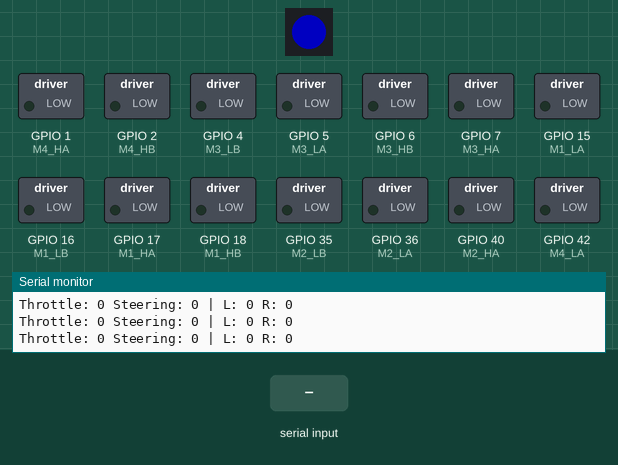
The program below on a simulated ESP32-S3. Parts: 1 RGB LEDs in strip order, left to right, switched loads named in the program (green lamp = pin HIGH), the last lines printed to the serial monitor. The test bench sets the inputs (shaded band). Dim RGB values are drawn brighter than linear.

Above: at 1.25 s.
1.3 s: "90,45\n" received over Serial
At 1.37 s:
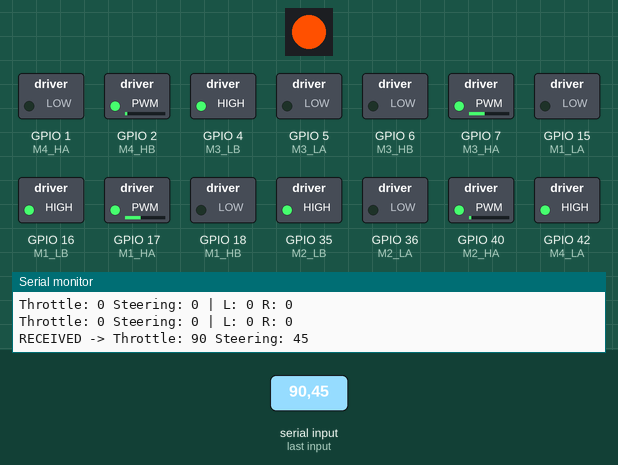
At 1.82 s:
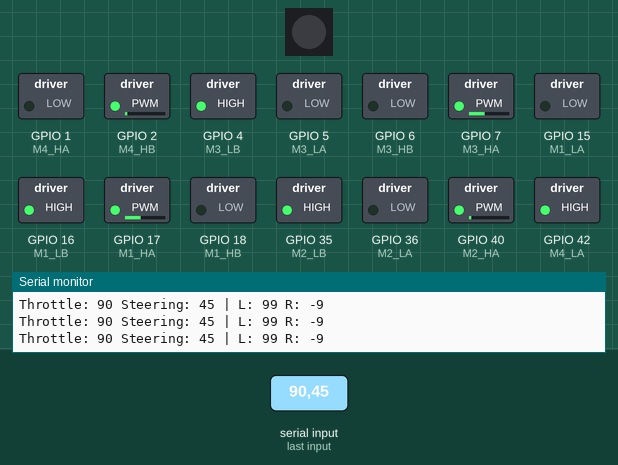
4.3 s: "1,90\n" received over Serial
At 4.53 s:
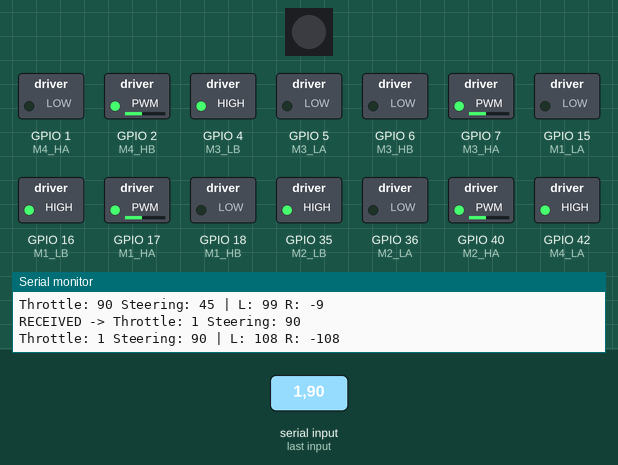
Timing chart, 0 to 13.3 s (numbered marks = the images above; inputs shaded):
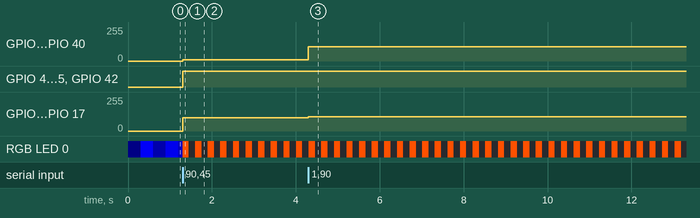

The program:

main.cpp
```cpp
#include <Arduino.h>
#include <Adafruit_NeoPixel.h>

// ======================================================
// USB SERIAL
// ======================================================

#define BAUDRATE 115200

// Format:
// throttle,steering\n
//
// Range:
// throttle: -100 ... +100
// steering: -100 ... +100
//
// Examples:
//
//  100,0     -> forward
// -100,0     -> backward
//   50,30    -> forward while turning
//   50,-30   -> forward while turning to the other side
//    0,100   -> rotate in place
//    0,-100  -> rotate in place to the other side
//    0,0     -> stop


// ======================================================
// LED
// ======================================================

// Onboard RGB LED of the ESP32-S3-DevKitC-1 v1.1 (GPIO 38).
// On v1.0 boards it is GPIO 48.
#define LED_PIN 38
#define NUM_LEDS 1

Adafruit_NeoPixel leds(
  NUM_LEDS,
  LED_PIN,
  NEO_GRB + NEO_KHZ800
);


// ======================================================
// MOTOR PINS
// ======================================================

// M1 = rear left
#define M1_HA 17
#define M1_HB 18
#define M1_LA 15
#define M1_LB 16

// M2 = rear right
#define M2_HA 40
#define M2_HB 37
#define M2_LA 36
#define M2_LB 35

// M3 = front left
#define M3_HA 7
#define M3_HB 6
#define M3_LA 5
#define M3_LB 4

// M4 = front right
#define M4_HA 1
#define M4_HB 2
#define M4_LA 42
#define M4_LB 41


// ======================================================
// MOTOR DIRECTION
// ======================================================
//
//  1 = normal direction
// -1 = reversed direction
//
// If a motor spins the wrong way,
// just change 1 to -1.
//

#define M1_DIR  1
#define M2_DIR -1
#define M3_DIR  1
#define M4_DIR  1


// ======================================================
// SPEED SETTINGS
// ======================================================

// Maximum PWM for forward / backward
int velocidadLinealMax = 50;

// Maximum PWM used for turning / rotation
int velocidadGiroMax = 120;


// ======================================================
// CONTROL
// ======================================================

int throttle = 0;
int steering = 0;

String mensaje = "";


// ======================================================
// DEBUG
// ======================================================

unsigned long lastPrint = 0;


// ======================================================
// BREATHING LED
// ======================================================

float brillo = 0;
float velocidadResp = 0.03;
bool subiendo = true;


// ======================================================
// TURNING LED (blinking)
// ======================================================

unsigned long lastLedMove = 0;
bool ledEncendido = false;
int ledInterval = 150;


// ======================================================
// PWM (LEDC)
// ======================================================
//
// The PlatformIO Arduino core (espressif32 v6) does not include
// analogWrite() for the ESP32-S3, so LEDC is used directly.
// One channel per PWM pin (the ESP32-S3 has 8).

const int PWM_PINS[] = {
  M1_HA, M1_HB, M2_HA, M2_HB,
  M3_HA, M3_HB, M4_HA, M4_HB
};
const int NUM_PWM = sizeof(PWM_PINS) / sizeof(PWM_PINS[0]);
const int PWM_FREQ = 1000;
const int PWM_BITS = 8;

void pwmInit() {

  for (int ch = 0; ch < NUM_PWM; ch++) {
    ledcSetup(ch, PWM_FREQ, PWM_BITS);
    ledcAttachPin(PWM_PINS[ch], ch);
  }
}

void pwmWrite(int pin, int duty) {

  for (int ch = 0; ch < NUM_PWM; ch++) {
    if (PWM_PINS[ch] == pin) {
      ledcWrite(ch, duty);
      return;
    }
  }
}


// ======================================================
// TURN ALL MOTORS OFF
// ======================================================

void apagarTodo() {

  pwmWrite(M1_HA, 0);
  pwmWrite(M1_HB, 0);
  digitalWrite(M1_LA, LOW);
  digitalWrite(M1_LB, LOW);

  pwmWrite(M2_HA, 0);
  pwmWrite(M2_HB, 0);
  digitalWrite(M2_LA, LOW);
  digitalWrite(M2_LB, LOW);

  pwmWrite(M3_HA, 0);
  pwmWrite(M3_HB, 0);
  digitalWrite(M3_LA, LOW);
  digitalWrite(M3_LB, LOW);

  pwmWrite(M4_HA, 0);
  pwmWrite(M4_HB, 0);
  digitalWrite(M4_LA, LOW);
  digitalWrite(M4_LB, LOW);
}


// ======================================================
// MOTOR FORWARD
// ======================================================

void motorAdelante(
  int HA,
  int HB,
  int LA,
  int LB,
  int velocidad
) {

  pwmWrite(HA, velocidad);
  pwmWrite(HB, 0);

  digitalWrite(LA, LOW);
  digitalWrite(LB, HIGH);
}


// ======================================================
// MOTOR BACKWARD
// ======================================================

void motorAtras(
  int HA,
  int HB,
  int LA,
  int LB,
  int velocidad
) {

  pwmWrite(HA, 0);
  pwmWrite(HB, velocidad);

  digitalWrite(LA, HIGH);
  digitalWrite(LB, LOW);
}


// ======================================================
// STOP MOTOR
// ======================================================

void motorStop(
  int HA,
  int HB,
  int LA,
  int LB
) {

  pwmWrite(HA, 0);
  pwmWrite(HB, 0);

  digitalWrite(LA, LOW);
  digitalWrite(LB, LOW);
}


// ======================================================
// MOTOR CONTROL
// ======================================================

void moverMotor(
  int HA,
  int HB,
  int LA,
  int LB,
  int velocidad
) {

  velocidad = constrain(
    velocidad,
    -255,
    255
  );

  if (velocidad > 0) {

    motorAdelante(
      HA,
      HB,
      LA,
      LB,
      velocidad
    );

  }
  else if (velocidad < 0) {

    motorAtras(
      HA,
      HB,
      LA,
      LB,
      -velocidad
    );

  }
  else {

    motorStop(
      HA,
      HB,
      LA,
      LB
    );
  }
}


// ======================================================
// ORANGE LED
// ======================================================

void ledsNaranja() {

  for (int i = 0; i < NUM_LEDS; i++) {

    leds.setPixelColor(
      i,
      leds.Color(255, 80, 0)
    );
  }

  leds.show();
}


// ======================================================
// BREATHING BLUE LED
// ======================================================

void ledsAzulRespirando() {

  if (subiendo) {

    brillo += velocidadResp;

    if (brillo >= 1.0) {

      brillo = 1.0;
      subiendo = false;
    }

  }
  else {

    brillo -= velocidadResp;

    if (brillo <= 0.05) {

      brillo = 0.05;
      subiendo = true;
    }
  }

  int b = brillo * 255;

  for (int i = 0; i < NUM_LEDS; i++) {

    leds.setPixelColor(
      i,
      leds.Color(0, 0, b)
    );
  }

  leds.show();
}


// ======================================================
// TURNING LED (blinking orange)
// ======================================================

void ledsGiro() {

  if (millis() - lastLedMove < ledInterval) {
    return;
  }

  lastLedMove = millis();

  ledEncendido = !ledEncendido;

  if (ledEncendido) {

    leds.setPixelColor(
      0,
      leds.Color(255, 80, 0)
    );

  }
  else {

    leds.clear();
  }

  leds.show();
}


// ======================================================
// READ USB SERIAL
// ======================================================

void leerSerial() {

  while (Serial.available()) {

    char c = Serial.read();

    // End of message
    if (c == '\n') {

      int coma = mensaje.indexOf(',');

      if (coma > 0) {

        int nuevoThrottle =
          mensaje.substring(0, coma).toInt();

        int nuevoSteering =
          mensaje.substring(coma + 1).toInt();

        // Check that the values are within range
        if (
          nuevoThrottle >= -100 &&
          nuevoThrottle <= 100 &&
          nuevoSteering >= -100 &&
          nuevoSteering <= 100
        ) {

          throttle = nuevoThrottle;
          steering = nuevoSteering;

          Serial.print("RECEIVED -> Throttle: ");
          Serial.print(throttle);

          Serial.print(" Steering: ");
          Serial.println(steering);
        }
      }

      mensaje = "";
    }

    // Ignore carriage return
    else if (c != '\r') {

      if (mensaje.length() < 30) {

        mensaje += c;

      }
      else {

        mensaje = "";
      }
    }
  }
}


// ======================================================
// SETUP
// ======================================================

void setup() {

  Serial.begin(BAUDRATE);

  // -------------------------
  // Motor pins
  // -------------------------

  pinMode(M1_HA, OUTPUT);
  pinMode(M1_HB, OUTPUT);
  pinMode(M1_LA, OUTPUT);
  pinMode(M1_LB, OUTPUT);

  pinMode(M2_HA, OUTPUT);
  pinMode(M2_HB, OUTPUT);
  pinMode(M2_LA, OUTPUT);
  pinMode(M2_LB, OUTPUT);

  pinMode(M3_HA, OUTPUT);
  pinMode(M3_HB, OUTPUT);
  pinMode(M3_LA, OUTPUT);
  pinMode(M3_LB, OUTPUT);

  pinMode(M4_HA, OUTPUT);
  pinMode(M4_HB, OUTPUT);
  pinMode(M4_LA, OUTPUT);
  pinMode(M4_LB, OUTPUT);

  // -------------------------
  // PWM and initial safety
  // -------------------------

  pwmInit();
  apagarTodo();

  // -------------------------
  // LED
  // -------------------------

  leds.begin();
  leds.clear();
  leds.show();

  // -------------------------
  // Startup message
  // -------------------------

  Serial.println();
  Serial.println("Rover ready");
  Serial.println("Format: throttle,steering");
  Serial.println("Range: -100 to 100");
}


// ======================================================
// LOOP
// ======================================================

void loop() {

  // ====================================================
  // READ COMMANDS
  // ====================================================

  leerSerial();


  // ====================================================
  // THROTTLE
  // ====================================================

  int velocidad = map(
    throttle,
    -100,
    100,
    -velocidadLinealMax,
    velocidadLinealMax
  );


  // ====================================================
  // STEERING / ROTATION
  // ====================================================

  int giro = map(
    steering,
    -100,
    100,
    -velocidadGiroMax,
    velocidadGiroMax
  );


  // ====================================================
  // DIFFERENTIAL MIX
  // ====================================================
  //
  // throttle != 0 + steering = turn while moving
  //
  // throttle = 0 + steering != 0
  // = rotate in place
  //

  int izquierda =
    velocidad + giro;

  int derecha =
    velocidad - giro;


  // ====================================================
  // LIMIT PWM
  // ====================================================

  izquierda = constrain(
    izquierda,
    -255,
    255
  );

  derecha = constrain(
    derecha,
    -255,
    255
  );


  // ====================================================
  // MOTORS
  // ====================================================

  // M1 - rear left
  moverMotor(
    M1_HA,
    M1_HB,
    M1_LA,
    M1_LB,
    izquierda * M1_DIR
  );


  // M2 - rear right
  moverMotor(
    M2_HA,
    M2_HB,
    M2_LA,
    M2_LB,
    derecha * M2_DIR
  );


  // M3 - front left
  moverMotor(
    M3_HA,
    M3_HB,
    M3_LA,
    M3_LB,
    izquierda * M3_DIR
  );


  // M4 - front right
  moverMotor(
    M4_HA,
    M4_HB,
    M4_LA,
    M4_LB,
    derecha * M4_DIR
  );


  // ====================================================
  // LED
  // ====================================================

  bool moviendo =
    abs(izquierda) > 5 ||
    abs(derecha) > 5;

  bool girando =
    abs(steering) > 5;


  if (girando) {

    ledsGiro();

  }
  else if (moviendo) {

    ledsNaranja();

  }
  else {

    ledsAzulRespirando();
  }


  // ====================================================
  // DEBUG
  // ====================================================

  if (millis() - lastPrint > 200) {

    lastPrint = millis();

    Serial.print("Throttle: ");
    Serial.print(throttle);

    Serial.print(" Steering: ");
    Serial.print(steering);

    Serial.print(" | L: ");
    Serial.print(izquierda);

    Serial.print(" R: ");
    Serial.println(derecha);
  }
}
```

Measured:
- after the input at 1.3 s, GPIO 2 (M4_HB), GPIO 40 (M2_HA): 0/255 → 9/255 at once; GPIO 4 (M3_LB), GPIO 16 (M1_LB), GPIO 35 (M2_LB), GPIO 42 (M4_LA): LOW → HIGH at once; GPIO 7 (M3_HA), GPIO 17 (M1_HA): 0/255 → 99/255 at once
- after the input at 4.3 s, GPIO 2 (M4_HB), GPIO 40 (M2_HA): 9/255 → 108/255 at once; GPIO 7 (M3_HA), GPIO 17 (M1_HA): 99/255 → 108/255 at once
